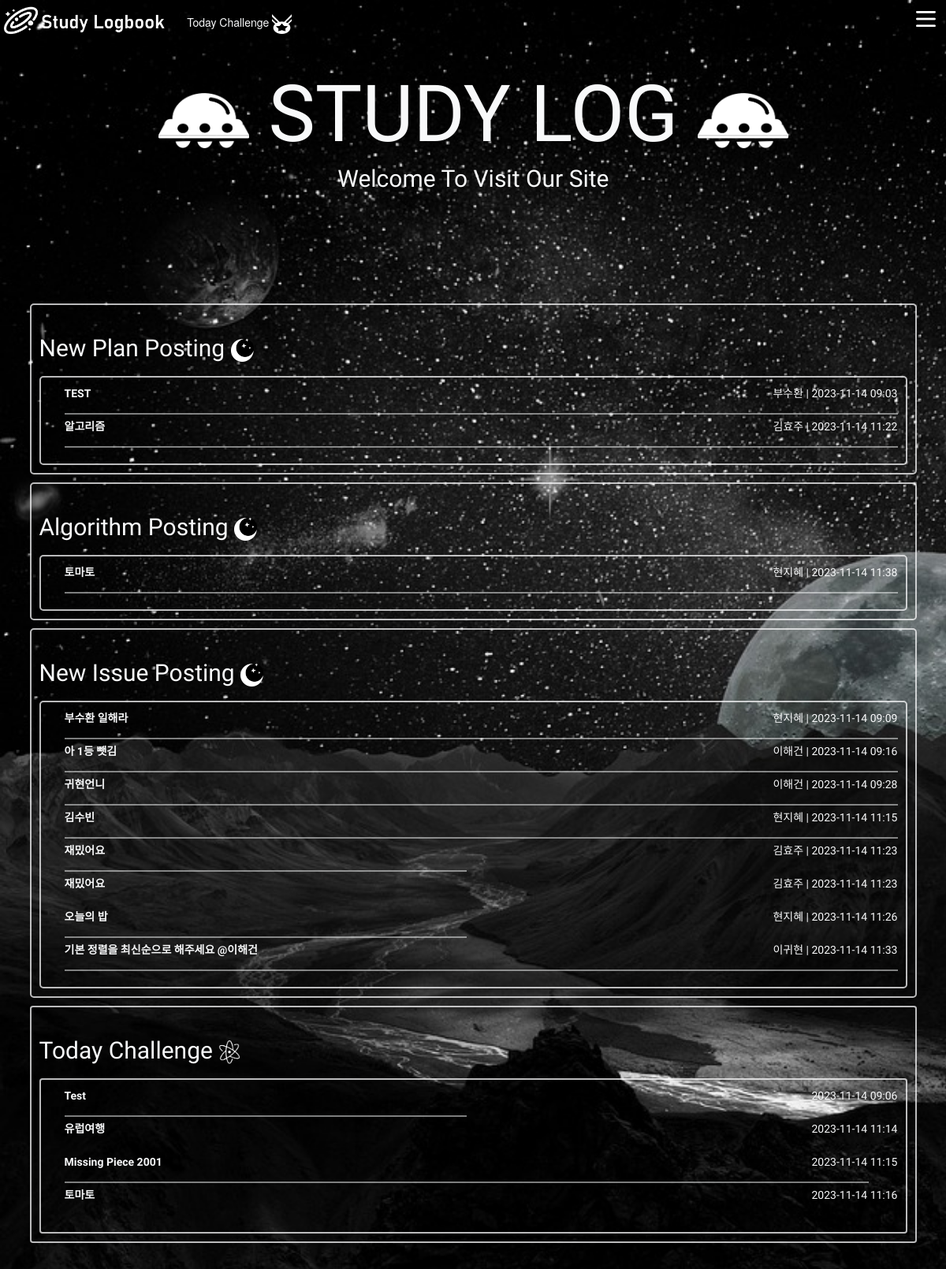
/main/, run on the app's committed database.
### plans/models.py (models this page shows)
class Plan(models.Model):
    user = models.ForeignKey(
        settings.AUTH_USER_MODEL, on_delete=models.CASCADE, related_name='user_plans'
    )
    like_users = models.ManyToManyField(
        settings.AUTH_USER_MODEL, related_name='like_plans'
    )
    title = models.CharField(max_length=200)
    content = models.TextField()
    count = models.PositiveIntegerField(default=0)
    image = models.ImageField(blank=True)
    created_at = models.DateTimeField(auto_now_add=True)
    updated_at = models.DateTimeField(auto_now=True)

### accounts/models.py (models this page shows, shortened)
class User(AbstractBaseUser, PermissionsMixin):
    followings = models.ManyToManyField('self', symmetrical=False, related_name='followers')
    beakjoon_nickname = models.CharField('백준 닉네임',max_length=30, blank=True)
    beakjoon_rank = models.CharField(max_length=30, blank=True, null=True)
    email = models.EmailField('이메일', unique=True)
    username = models.CharField('이름', max_length=30)
    is_staff = models.BooleanField('스태프 권한', default=False)
    is_active = models.BooleanField('사용중', default=True)
    date_joined = models.DateTimeField('가입일', default=timezone.now)
    image = models.ImageField(blank=True)
    objects = UserManager()
    USERNAME_FIELD = 'email'                     # email을 사용자의 식별자로 설정
    REQUIRED_FIELDS = ['username']                   # 필수입력값
    class Meta:
        verbose_name = _('user')
        verbose_name_plural = _('users')
        swappable = 'AUTH_USER_MODEL'
    @property
    def users(self):
        users = get_user_model().objects.all()
        return users

### algorithms/models.py (models this page shows)
class Algorithm(models.Model):
    user = models.ForeignKey(
        settings.AUTH_USER_MODEL, on_delete=models.CASCADE, related_name='user_algotithms'
    )
    problem = models.ForeignKey(Problem, related_name='algorithms',on_delete=models.CASCADE)
    created_at = models.DateTimeField(auto_now_add=True)

class Problem(models.Model):
    solved_users = models.ManyToManyField(settings.AUTH_USER_MODEL, related_name='solved_problems')
    name = models.CharField(max_length=30)
    problem_num = models.IntegerField()
    rank = models.CharField(max_length=5)

### issues/models.py (models this page shows)
class Issue(models.Model):
    user = models.ForeignKey(
        settings.AUTH_USER_MODEL, on_delete=models.CASCADE, related_name='user_issues'
    )
    like_users = models.ManyToManyField(
        settings.AUTH_USER_MODEL, related_name='like_issues'
    )
    title = models.CharField(max_length=200)
    content = models.TextField()
    count = models.PositiveIntegerField(default=0)
    image = models.ImageField(blank=True)
    created_at = models.DateTimeField(auto_now_add=True)
    updated_at = models.DateTimeField(auto_now=True)

### challenges/models.py (models this page shows)
class Challenge(models.Model):
    title = models.CharField(max_length=20)
    problem = models.IntegerField()
    created_at = models.DateTimeField(auto_now_add=True)
    is_today = models.BooleanField(default=False)
    rank = models.CharField(max_length=5)

### main/views.py (the view)
# urls.py: path('', views.index, name='index'),
def index(request):
    mains = Main.objects.all()
    plans = Plan.objects.all()
    challenges = Challenge.objects.all()
    issues = Issue.objects.all()
    algorithms = Algorithm.objects.all()
    now = datetime.now()
    today_challenge = []
    for challenge in challenges:
        if challenge.created_at.date() == now.date():
            today_challenge.append(challenge)
    context = {
        'mains': mains,
        'plans': plans,
        'challenges' : today_challenge,
        'issues' : issues,
        'algorithms' : algorithms,
    }
    return render(request, 'main/index.html', context)

### main/templates/main/index.html (shortened to what this page needs)
{% extends "base.html" %}
{% block css %}
  <link rel="stylesheet" href="https://maxcdn.bootstrapcdn.com/bootstrap/3.3.2/css/bootstrap.min.css">
{% endblock css %}
{% block content %}
{% load static %}
<html lang="en">
<head>
  <article class='container my-5'>
    <div class='callout '>
      <div class="border border-0 py-5" style="height:300px">
        <h1 class="font_style text-light mx-3 mt-3 animate__animated animate__bounceInRight">
          <img src="{% static "planet4.png" %}" alt="moon" height="70px">
          STUDY LOG
          <img src="{% static "planet4.png" %}" alt="moon" height="70px">
        </h1>
          <h3 class='font_sub_style text-light m-3 animate__animated animate__bounceInRight animate__delay-1s'>Welcome To Visit Our Site</h3>
      </div>
    </div>
  </article>
</head>
<body>
<div class='container'>
  <div class='row'>
      <div class-'col-12'>
        <div class="border border-2 border-light rounded-3 p-2 my-2 border-opacity-75 " >
          <h2 class="mx-2 font card-title lh-lg text-light"> New Plan Posting <img src="{% static "planet8.png" %}" height='30px' alt=""></h2>
          <div class="border border-2 border-light rounded-3 p-3 m-2 border-opacity-75 ">
            <div class='text-light font'>
              {% if plans|length == 0%}
                <td class='' colspan='5'>
                  <p class=' text-light'>작성된 플랜이 없습니다.</p></td>
              {% else %}
              <ol class="">
                {% for plan in plans %}
                  <a href="{% url 'plans:detail' plan.pk %}">
                    <div class = 'd-flex justify-content-between align-items-center'>
                      <p class=' text-light fw-bold'>{{ plan.title }}</p>
                      <p class='text-light'>{{ plan.user.username }} | {{ plan.created_at | date:"Y-m-d H:i"}}</p>
                    </div>
                    <hr class="my-2 border border-light border-1 opacity-50">
                  </a>
                {% endfor %}
              </ol>
              {% endif %}
            </div>
          </div>
        </div>
      </div>
      <div class-'col-12'>
        <div class="border border-2 border-light rounded-3 p-2 my-2 border-opacity-75 " >
          <h2 class="mx-2 font card-title lh-lg text-light"> Algorithm Posting <img src="{% static "planet8.png" %}" height='30px' alt=""></h2>
          <div class="border border-2 border-light rounded-3 p-3 m-2 border-opacity-75 ">
            <div class='text-light font'>
              {% if algorithms|length == 0 %}
                <td class='' colspan='5'>
                  <p class=' text-light'>작성된 게시물이 없습니다.</p></td>
              {% else %}
              <ol class="">
                {% for algorithm in algorithms %}
                  <a href="{% url 'algorithms:index' %}">
                    <div class = 'd-flex justify-content-between align-items-center'>
                      <p class=' text-light fw-bold'>{{ algorithm.problem.name }}</p>
                      <p class='text-light'>{{ algorithm.user.username }} | {{ algorithm.created_at | date:"Y-m-d H:i"}}</p>
                    </div>
                    <hr class="my-2 border border-light border-1 opacity-50">
                  </a>
                {% endfor %}
              </ol>
              {% endif %}
            </div>
          </div>
        </div>
      </div>
      <div class-'col-12'>
        <div class="border border-2 border-light rounded-3 p-2 my-2 border-opacity-75 " >
          <h2 class="mx-2 font card-title lh-lg text-light"> New Issue Posting <img src="{% static "planet8.png" %}" height='30px' alt=""></h2>
          <div class="border border-2 border-light rounded-3 p-3 m-2 border-opacity-75 ">
            <div class='text-light font'>
              {% if plans|length == 0%}
                <td class='' colspan='5'>
                  <p class=' text-light'>작성된 게시물이 없습니다.</p></td>
              {% else %}
              <ol class="">
                {% for issue in issues %}
                  <a href="{% url 'issues:detail' issue.pk %}">
                    <div class = 'd-flex justify-content-between align-items-center'>
                      <p class=' text-light fw-bold'>{{ issue.title }}</p>
                      <p class='text-light'>{{ issue.user.username }} | {{ issue.created_at | date:"Y-m-d H:i"}}</p>
                    </div>
                    <hr class="my-2 border border-light border-1 opacity-50">
                  </a>
                {% endfor %}
              </ol>
              {% endif %}
            </div>
          </div>
        </div>
      </div>
  </div>
  <div class='row'>
    <div class='col-12'>
      <div class="border border-2 border-light rounded p-2 my-2 border-opacity-75 " >
        <h2 class="mx-2 font card-title lh-lg text-light">Today Challenge <img src="{% static "planet2.png" %}" height='30px' alt=""></h2>
          <div class="border border-2 border-light rounded p-3 m-2 border-opacity-75 ">
            <div class='text-light font'>
              <ol class="">
                {% for challenge in challenges %}
                    <a href="{% url 'challenges:index'%}">
                      <div class = 'd-flex justify-content-between align-items-center'>
                        <p class=' text-light fw-bold'>{{ challenge.title }}</p>
                        <p class='text-light'>{{ challenge.created_at | date:"Y-m-d H:i"}}</p>
                      </div>
                      <hr class="my-2 border border-light border-1 opacity-50">
                    </a>
                {% endfor %}
              </ol>
            </div>
          </div>
      </div>
    </div>
  </div>
{% endblock content %}

### static/style.css (style rules this page uses)
.container { display : flex; flex-direction: column; }
a,a:link { cursor: url(test_mouse.png) 2 2, auto; }
body { min-height: 100vh; background :url('background3.jpg') ; background-size : cover; cursor: url(test_mouse.png) 2 2, auto; }
.callout { grid-area: callout; align-self: center; justify-self: center; text-align: center; }
.font_style { font-family: 'Russo One', sans-serif; font-size: 100px; }
.font_sub_style { font-family: 'Russo One', sans-serif; font-size: 30px; }

### main/templates/main/index.html (style rules this page uses)
.font { font-family: 'Gowun Dodum', sans-serif; }

### data on the page
Plan: title "TEST", user.username "부수환", created_at "2023-11-14 09:03"
Plan: title "알고리즘", user.username "김효주", created_at "2023-11-14 11:22"
Algorithm: problem.name "토마토", user.username "현지혜", created_at "2023-11-14 11:38"
Issue: title "부수환 일해라", user.username "현지혜", created_at "2023-11-14 09:09"
Issue: title "아 1등 뺏김", user.username "이해건", created_at "2023-11-14 09:16"
Issue: title "귀현언니", user.username "이해건", created_at "2023-11-14 09:28"
Issue: title "김수빈", user.username "현지혜", created_at "2023-11-14 11:15"
Issue: title "재밌어요", user.username "김효주", created_at "2023-11-14 11:23"
Issue: title "재밌어요", user.username "김효주", created_at "2023-11-14 11:23"
Issue: title "오늘의 밥", user.username "현지혜", created_at "2023-11-14 11:26"
Issue: title "기본 정렬을 최신순으로 해주세요 @이해건", user.username "이귀현", created_at "2023-11-14 11:33"
Challenge: title "Test", created_at "2023-11-14 09:06"
Challenge: title "유럽여행", created_at "2023-11-14 11:14"
Challenge: title "Missing Piece 2001", created_at "2023-11-14 11:15"
Challenge: title "토마토", created_at "2023-11-14 11:16"
